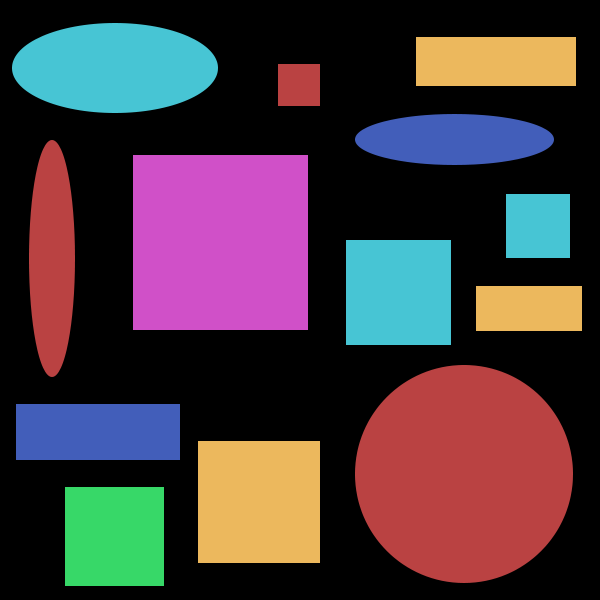
#> input picture OpenCVBasics/image/contours_circles_and_squares.png, 600 x 600 px
$ jupyter execute --allow-errors Contour_Approximation.ipynb
#> lines starting #> are read from the running program, lines starting #| are printed output that depends on the picture; after the words box and inside, x2 and y2 are one past the last pixel; in counts of white or black regions, pixels touching at a corner belong together
# Contour Approximation

Contour approximation is a process of reducing the number of points making up a contour. In the following example cv2.approxPolyDP function is used to identify the rectangles from the image. This function is based on the Ramer-Douglas-Peucker algorithm

The logic here being, if we approximate a contour to have just 4 points, we can assume that its a rectangle or a square.

One parameter that governs how well the approximation matches the original contour is the $\epsilon$ parameter. The larger the $\epsilon$ value is, the more points will be discarded. Similarly, the smaller the $\epsilon$ value is, the more points will be kept.

[cell 1]
import cv2
import numpy as np
import matplotlib.pyplot as plt

image = cv2.imread('image/contours_circles_and_squares.png')
#> image is the input picture: shape (600, 600, 3); mean B, G, R 62, 56.2, 70.8

gray = cv2.cvtColor(image,cv2.COLOR_BGR2GRAY)
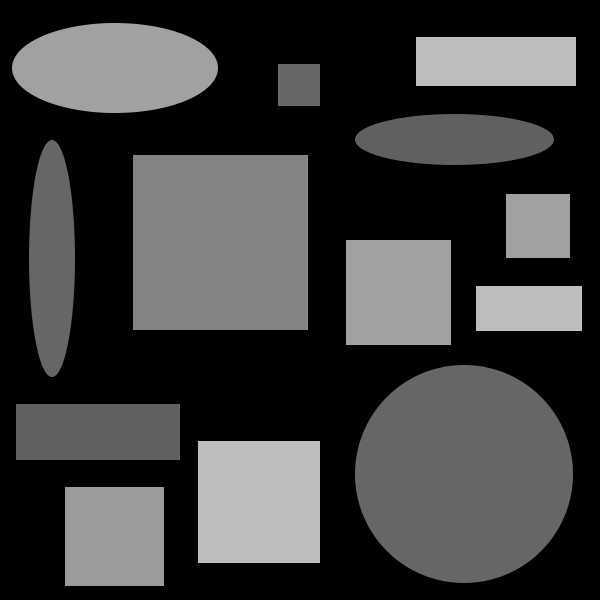
#> gray: shape (600, 600); min 0, max 189, mean 61.2

cnts = cv2.findContours(gray.copy(),cv2.RETR_LIST,cv2.CHAIN_APPROX_SIMPLE)
#> cnts = 13 contours; largest, box (x1, y1, x2, y2) and area: (355, 365, 573, 583) 37385, (133, 155, 308, 330) 30276, (198, 441, 320, 563) 14641, (12, 23, 218, 113) 14593, (346, 240, 451, 345) 10816

clone = image.copy()
#> (the rest of this cell did not finish here and is left out)

[cell 2]
image = cv2.imread('image/dog_contour.png')
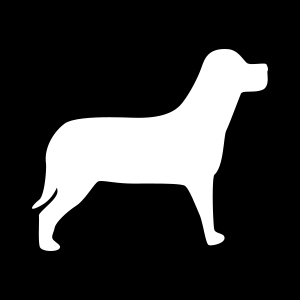
#> input picture OpenCVBasics/image/dog_contour.png, 300 x 300 px
#> image is the input picture: shape (300, 300, 3); min 0, max 255, mean 51.2

gray = cv2.cvtColor(image,cv2.COLOR_BGR2GRAY)
#> gray: shape (300, 300)

cnts = cv2.findContours(gray.copy(),cv2.RETR_LIST,cv2.CHAIN_APPROX_SIMPLE)
#> cnts = 1 contour; box (x1, y1, x2, y2) and area: (32, 49, 268, 251) 18156

clone = image.copy()
#> (the rest of this cell did not finish here and is left out)
